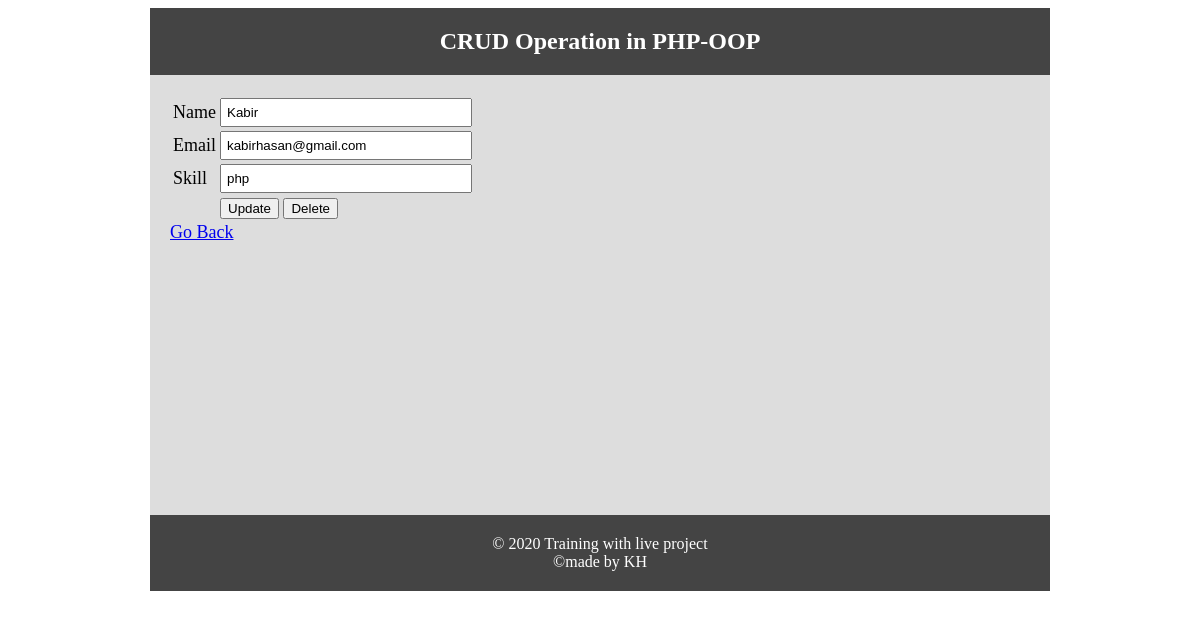
Page /update.php?id=52 on the committed database.
### tables this page shows
CREATE TABLE `users` (
  `id` int(11) NOT NULL,
  `name` varchar(255) NOT NULL,
  `email` varchar(255) NOT NULL,
  `skill` varchar(255) NOT NULL
);

### Database.php (called while the page is built, shortened)
<?php
Class Database {
	public $host = DB_HOST;
	public $user = DB_USER;
	public $pass = DB_PASS;
	public $dbname = DB_NAME;
	public $link;
	private function connectDB(){
		$this->link = new mysqli($this->host, $this->user, $this->pass, $this->dbname);
	}
 public function select($query)
 {
 	$result = $this->link->query($query) or die($this->link->error.__LINE__);
 	if ($result-> num_rows > 0) {
 		return $result;
 	}else{
 		return false;
 	}
 }
}
?>

### update.php (the view, shortened to what this page needs)
<?php include 'inc/header.php'; ?>
<?php
	$id = $_GET['id'];
	$db = new Database();
	$query = "SELECT * FROM users WHERE id = '$id'";
	$getdata = $db->select($query)->fetch_assoc();
?>
<form action="update.php?id=<?php echo $id;?>" method="post">
<table>
	<tr>
		<td>Name</td>
		<td><input type="text" name="name" value="<?php echo $getdata['name']; ?>"></td>
	</tr>
	<tr>
		<td>Email</td>
		<td><input type="text" name="email" value="<?php echo $getdata['email']; ?>"></td>
	</tr>
	<tr>
		<td>Skill</td>
		<td><input type="text" name="skill" value="<?php echo $getdata['skill']; ?>"></td>
	</tr>
	<tr>
		<td></td>
		<td>
			<input type="submit" name="update" value="Update">
			<input type="submit" name="delete" value="Delete">
		</td>
	</tr>
</table>
 </form>
 <a href="index.php">Go Back</a>
<?php include 'inc/footer.php'; ?>

### rows in the picture
users: name "Kabir", email "kabirhasan@gmail.com", skill "php"
